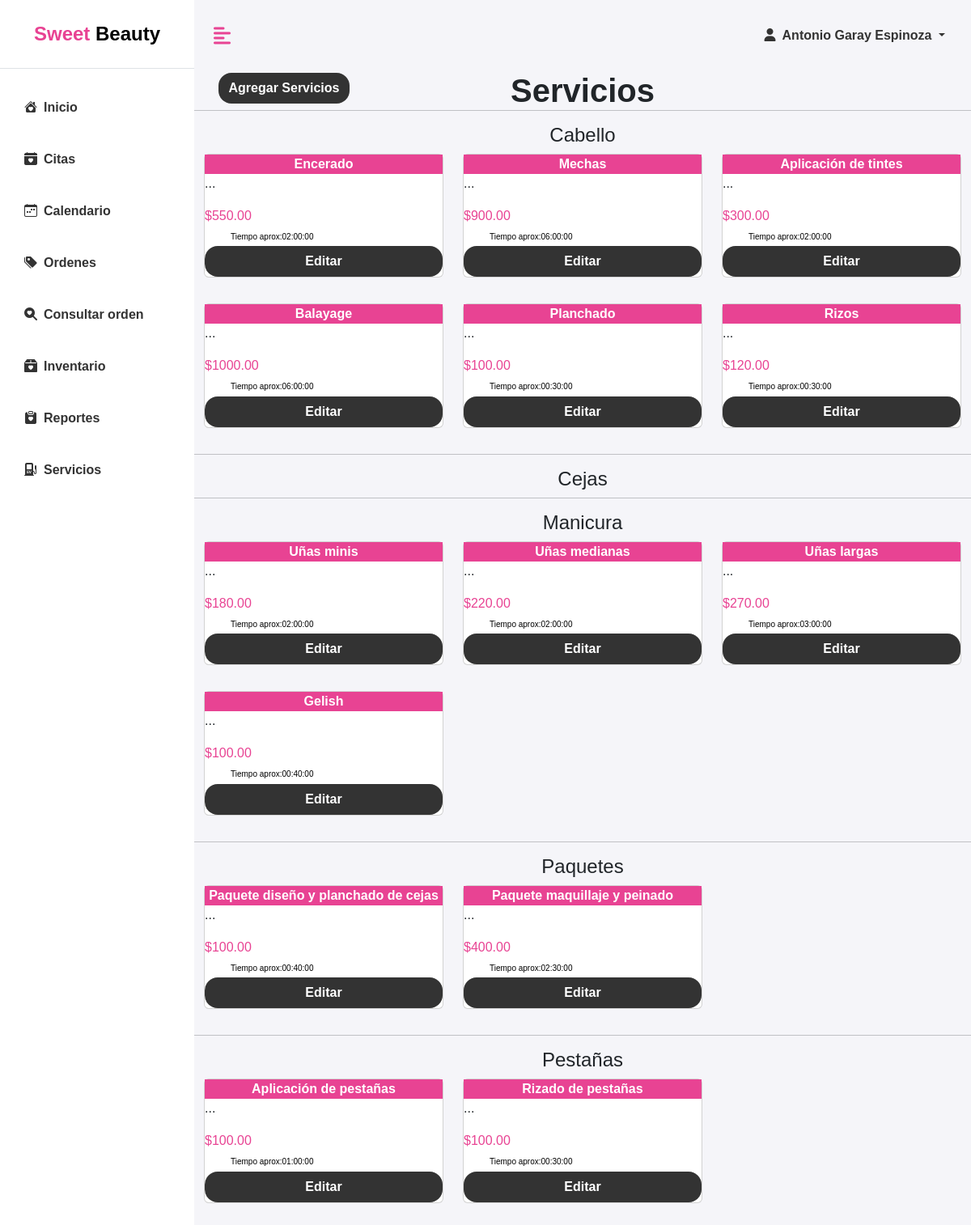
The page /scripts/serviciosadmin.php (signed in) on the database its author committed.
### tables this page shows
CREATE TABLE `servicios` (
  `id_servicio` int(11) NOT NULL,
  `nombre_servicio` varchar(50) NOT NULL unique
);

CREATE TABLE `tipos_servicio` (
  `id_tipo_servicio` int(11) NOT NULL,
  `nombre_tipo_servicio` varchar(50) NOT NULL unique,
  `descripcion_tipo_servicio` text DEFAULT NULL,
  `precio_tipo_servicio` decimal(9,2) NOT NULL,
  `servicio_tipo_servicio_FK` int(11) NOT NULL,
  `tiempo_aproximado_servicio` time NOT NULL
);

### class/database.php (called while the page is built, shortened)
<?php
    class database
    {
        private $PDOLocal;
        private $user = "admin";
        private $password = "1234";
        private $server = "mysql:host=localhost; dbname=sweet_beauty; charset=utf8";
        function conectarDB()
        {
            try
            {
                $this->PDOLocal = new PDO($this->server, $this->user, $this->password);
            }
            catch(PDOException $e)
            {
                echo $e->getMessage();
            }
        }
        function seleccionar($consulta)
        {
            try
            {
                $resultado = $this->PDOLocal->query($consulta);
                $fila = $resultado->fetchAll(PDO::FETCH_OBJ);
                return $fila;
            }
            catch(PDOException $e)
            {
                echo $e->getMessage();
            }
        }
}
?>

### scripts/serviciosadmin.php (the view, shortened to what this page needs)
<?php
include "../templates/sidebar.php";
$Servicios="SELECT * FROM `sweet_beauty`.`servicios`;";
$todoserv=$conexion->seleccionar($Servicios);
?>
    <div class="text-center" >
        <div class="row" >
            <div class="col-lg-3 col-3 ">
            <button type="button" class="btn boton" data-bs-toggle="modal" data-bs-target="#nuevo_servicio" >Agregar Servicios</button>
            </div>
            <div class="col-lg-6 col-6">
            <h3 class="m-0">Servicios</h3>
            </div>
        </div>
    </div>
    <div class="container">
    <div class="row" >
        <?php
        foreach($todoserv as $serv){
        ?>
        <hr>
    <div class="col-12 col-sm-12 text-center"><h4 class=""><?php echo $serv->nombre_servicio?></h4></div>
    <?php
    $tiposerv="SELECT * FROM tipos_servicio where `servicio_tipo_servicio_FK`='$serv->id_servicio'";
    $feo=$conexion->seleccionar($tiposerv);
            ?>
                    <?php
    foreach($feo as $ts){
    ?>
    <div class="col-lg-4 col-sm-4 col-6">
    <form action="">
                            <div class="card " style="margin-bottom: 2rem;">
                                <div class="text-center fw-bold" style="background-color: #e84393; color:white; font-family:Arial, Helvetica, sans-serif;"><?php echo $ts->nombre_tipo_servicio?></div>
                                <div class=""><p><?php echo $ts->descripcion_tipo_servicio?></p></div>
                                <div class="" style="color: #e84393;">$<?php echo $ts->precio_tipo_servicio?>
                                <br> <span style="font-size: 10px; color:black; text-decoration:none; margin-left:2rem">Tiempo aprox:<?php echo $ts->tiempo_aproximado_servicio?></span></div>
                                <button type="button" class="btn boton envio" data-bs-toggle="modal" data-bs-target="#tiposervicos"
                                data-serv="<?php echo $ts->nombre_tipo_servicio?>"
                                data-precio="<?php echo $ts->precio_tipo_servicio?>"
                                data-desc="<?php echo $ts->descripcion_tipo_servicio?>"
                                data-tiempo="<?php echo $ts->tiempo_aproximado_servicio?>"
                                data-id="<?php echo $ts->id_tipo_servicio?>">Editar</button>
                            </div>
                            </form>
                </div>
                <?php }?>
<?php }?>
    </div>
</div>
</body>
</html>

### css/admins.css (style rules this page uses)
:root { --main-bg-color: #e84393; --main-text-color: #e84393; --second-text-color: #333; --second-bg-color: #c1efde; }
* { margin: 0; padding: 0; box-sizing: border-box; font-family: Verdana, Geneva, Tahoma, sans-serif; outline: none; border: none; text-decoration: none; transition: 0.2s linear; }
.text-center h3 { font-weight: bold; font-size: 2.5rem; }
.boton { display: inline-block; margin-top: 0.1rem; border-radius: 1rem; background: #333; color: #fff; font-size: 1rem; font-weight: bold; }

### rows shown on the page
servicios: nombre_servicio "Cabello"
tipos_servicio: nombre_tipo_servicio "Encerado", descripcion_tipo_servicio "...", precio_tipo_servicio "550.00", tiempo_aproximado_servicio "02:00:00"
tipos_servicio: nombre_tipo_servicio "Mechas", descripcion_tipo_servicio "...", precio_tipo_servicio "900.00", tiempo_aproximado_servicio "06:00:00"
tipos_servicio: nombre_tipo_servicio "Aplicación de tintes", descripcion_tipo_servicio "...", precio_tipo_servicio "300.00", tiempo_aproximado_servicio "02:00:00"
tipos_servicio: nombre_tipo_servicio "Balayage", descripcion_tipo_servicio "...", precio_tipo_servicio "1000.00", tiempo_aproximado_servicio "06:00:00"
tipos_servicio: nombre_tipo_servicio "Planchado", descripcion_tipo_servicio "...", precio_tipo_servicio "100.00", tiempo_aproximado_servicio "00:30:00"
tipos_servicio: nombre_tipo_servicio "Rizos", descripcion_tipo_servicio "...", precio_tipo_servicio "120.00", tiempo_aproximado_servicio "00:30:00"
servicios: nombre_servicio "Cejas"
servicios: nombre_servicio "Manicura"
tipos_servicio: nombre_tipo_servicio "Uñas minis", descripcion_tipo_servicio "...", precio_tipo_servicio "180.00", tiempo_aproximado_servicio "02:00:00"
tipos_servicio: nombre_tipo_servicio "Uñas medianas", descripcion_tipo_servicio "...", precio_tipo_servicio "220.00", tiempo_aproximado_servicio "02:00:00"
tipos_servicio: nombre_tipo_servicio "Uñas largas", descripcion_tipo_servicio "...", precio_tipo_servicio "270.00", tiempo_aproximado_servicio "03:00:00"
tipos_servicio: nombre_tipo_servicio "Gelish", descripcion_tipo_servicio "...", precio_tipo_servicio "100.00", tiempo_aproximado_servicio "00:40:00"
servicios: nombre_servicio "Paquetes"
tipos_servicio: nombre_tipo_servicio "Paquete diseño y planchado de cejas", descripcion_tipo_servicio "...", precio_tipo_servicio "100.00", tiempo_aproximado_servicio "00:40:00"
tipos_servicio: nombre_tipo_servicio "Paquete maquillaje y peinado", descripcion_tipo_servicio "...", precio_tipo_servicio "400.00", tiempo_aproximado_servicio "02:30:00"
servicios: nombre_servicio "Pestañas"
tipos_servicio: nombre_tipo_servicio "Aplicación de pestañas", descripcion_tipo_servicio "...", precio_tipo_servicio "100.00", tiempo_aproximado_servicio "01:00:00"
tipos_servicio: nombre_tipo_servicio "Rizado de pestañas", descripcion_tipo_servicio "...", precio_tipo_servicio "100.00", tiempo_aproximado_servicio "00:30:00"

### other values the page prints
$_SESSION["usuario"] "Antonio Garay Espinoza"
